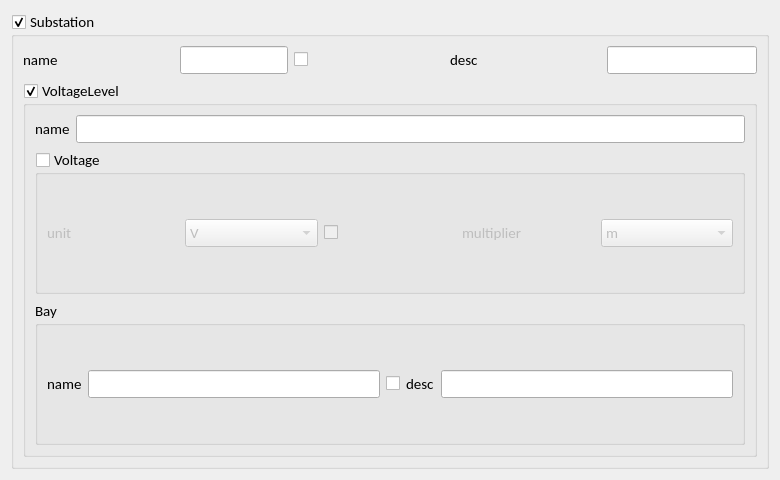
<?xml version="1.0" encoding="UTF-8"?>
<ui version="4.0">
 <class>icdSubstationPage</class>
 <widget class="QWidget" name="icdSubstationPage">
  <property name="geometry">
   <rect>
    <x>0</x>
    <y>0</y>
    <width>780</width>
    <height>480</height>
   </rect>
  </property>
  <layout class="QVBoxLayout" name="verticalLayout">
   <item>
    <layout class="QVBoxLayout" name="substationVLayout">
     <item>
      <widget class="QGroupBox" name="substationGroupBox">
       <property name="font">
        <font>
         <family>Calibri</family>
         <pointsize>11</pointsize>
        </font>
       </property>
       <property name="title">
        <string>Substation</string>
       </property>
       <property name="checkable">
        <bool>true</bool>
       </property>
       <layout class="QGridLayout" name="gridLayout">
        <item row="0" column="0">
         <widget class="QLabel" name="substationNameLabel">
          <property name="text">
           <string>name</string>
          </property>
          <property name="buddy">
           <cstring>subStationNameText</cstring>
          </property>
         </widget>
        </item>
        <item row="0" column="1">
         <widget class="QLineEdit" name="subStationNameText">
          <property name="sizePolicy">
           <sizepolicy hsizetype="Fixed" vsizetype="Fixed">
            <horstretch>0</horstretch>
            <verstretch>0</verstretch>
           </sizepolicy>
          </property>
         </widget>
        </item>
        <item row="0" column="2">
         <widget class="QCheckBox" name="substationDescCheckBox">
          <property name="text">
           <string/>
          </property>
         </widget>
        </item>
        <item row="0" column="3">
         <widget class="QLabel" name="substationDescLabel">
          <property name="text">
           <string>desc</string>
          </property>
          <property name="buddy">
           <cstring>substationDescText</cstring>
          </property>
         </widget>
        </item>
        <item row="0" column="4">
         <widget class="QLineEdit" name="substationDescText">
          <property name="sizePolicy">
           <sizepolicy hsizetype="Minimum" vsizetype="Fixed">
            <horstretch>0</horstretch>
            <verstretch>0</verstretch>
           </sizepolicy>
          </property>
         </widget>
        </item>
        <item row="1" column="0" colspan="5">
         <widget class="QGroupBox" name="voltageLevelGroupBox">
          <property name="title">
           <string>VoltageLevel</string>
          </property>
          <property name="checkable">
           <bool>true</bool>
          </property>
          <property name="checked">
           <bool>true</bool>
          </property>
          <layout class="QGridLayout" name="gridLayout_2">
           <item row="0" column="0">
            <widget class="QLabel" name="votageLevelNameLabel">
             <property name="text">
              <string>name</string>
             </property>
             <property name="buddy">
              <cstring>voltageLevelNameText</cstring>
             </property>
            </widget>
           </item>
           <item row="0" column="1">
            <widget class="QLineEdit" name="voltageLevelNameText"/>
           </item>
           <item row="1" column="0" colspan="2">
            <widget class="QGroupBox" name="voltageGroupBox">
             <property name="title">
              <string>Voltage</string>
             </property>
             <property name="checkable">
              <bool>true</bool>
             </property>
             <property name="checked">
              <bool>false</bool>
             </property>
             <layout class="QGridLayout" name="gridLayout_3">
              <item row="0" column="0">
               <widget class="QLabel" name="voltageUnitLabel">
                <property name="text">
                 <string>unit</string>
                </property>
                <property name="buddy">
                 <cstring>voltageUnitComboBox</cstring>
                </property>
               </widget>
              </item>
              <item row="0" column="1">
               <widget class="QComboBox" name="voltageUnitComboBox">
                <property name="enabled">
                 <bool>false</bool>
                </property>
                <item>
                 <property name="text">
                  <string>V</string>
                 </property>
                </item>
               </widget>
              </item>
              <item row="0" column="2">
               <widget class="QCheckBox" name="voltageMultiplierCheckBox">
                <property name="text">
                 <string/>
                </property>
               </widget>
              </item>
              <item row="0" column="3">
               <widget class="QLabel" name="voltageMultiplierLabel">
                <property name="text">
                 <string>multiplier</string>
                </property>
                <property name="buddy">
                 <cstring>voltageMultiplierComboBox</cstring>
                </property>
               </widget>
              </item>
              <item row="0" column="4">
               <widget class="QComboBox" name="voltageMultiplierComboBox">
                <item>
                 <property name="text">
                  <string>m</string>
                 </property>
                </item>
                <item>
                 <property name="text">
                  <string>k</string>
                 </property>
                </item>
                <item>
                 <property name="text">
                  <string>新建项目</string>
                 </property>
                </item>
                <item>
                 <property name="text">
                  <string>新建项目</string>
                 </property>
                </item>
                <item>
                 <property name="text">
                  <string>新建项目</string>
                 </property>
                </item>
                <item>
                 <property name="text">
                  <string>新建项目</string>
                 </property>
                </item>
                <item>
                 <property name="text">
                  <string>新建项目</string>
                 </property>
                </item>
               </widget>
              </item>
             </layout>
            </widget>
           </item>
           <item row="2" column="0" colspan="2">
            <widget class="QGroupBox" name="bayGroupBox">
             <property name="title">
              <string>Bay</string>
             </property>
             <layout class="QGridLayout" name="gridLayout_4">
              <item row="0" column="0">
               <widget class="QLabel" name="bayNameLabel">
                <property name="text">
                 <string>name</string>
                </property>
                <property name="buddy">
                 <cstring>bayNameText</cstring>
                </property>
               </widget>
              </item>
              <item row="0" column="1">
               <widget class="QLineEdit" name="bayNameText"/>
              </item>
              <item row="0" column="2">
               <widget class="QCheckBox" name="bayDescCheckBox">
                <property name="text">
                 <string/>
                </property>
               </widget>
              </item>
              <item row="0" column="3">
               <widget class="QLabel" name="bayDescLabel">
                <property name="text">
                 <string>desc</string>
                </property>
                <property name="buddy">
                 <cstring>bayDescText</cstring>
                </property>
               </widget>
              </item>
              <item row="0" column="4">
               <widget class="QLineEdit" name="bayDescText"/>
              </item>
             </layout>
            </widget>
           </item>
          </layout>
         </widget>
        </item>
       </layout>
      </widget>
     </item>
    </layout>
   </item>
  </layout>
 </widget>
 <resources/>
 <connections/>
</ui>
